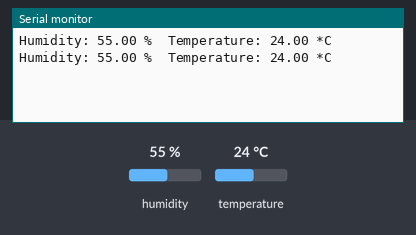
This sketch was run on a simulated ESP32. Shown: the last lines printed to the serial monitor. The test bench sets the inputs (shaded band); at power-on: humidity 55 %, temperature 24 °C.

Above: at 2.8 s.
2.9 s: humidity set to 22 %
At 5.1 s:
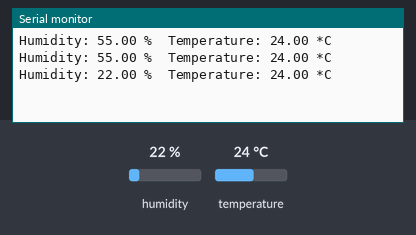
5.6 s: temperature set to 12 °C
At 6.8 s:
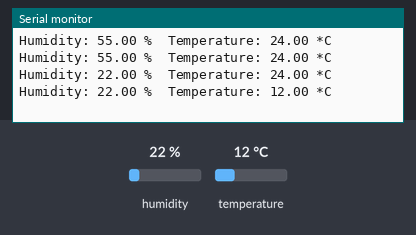
8.3 s: humidity set to 40 %
At 11.5 s:
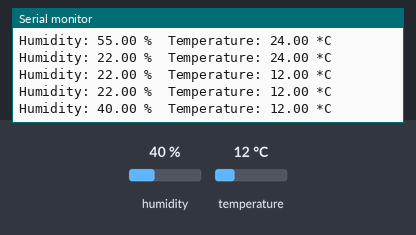
Timing chart, 0 to 13.0 s (numbered marks = the images above; inputs shaded):
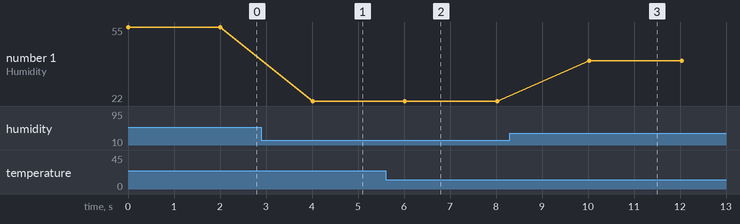

Measured:
- after the input at 2.9 s, the serial monitor: prints a new line after 1.1 s (image 1)
- after the input at 5.6 s, the serial monitor: prints a new line after 0.42 s (image 2)
- after the input at 8.3 s, the serial monitor: prints a new line after 1.7 s (image 3)
- plotted number 1: 55 → 22 after the input at 2.9 s, 22 → 40 after the input at 8.3 s

The sketch:

DHT22.ino
```cpp
#include "DHT.h"

#define DHTPIN 4       // ขา DATA ของ DHT22
#define DHTTYPE DHT22  // ประเภทเซนเซอร์

DHT dht(DHTPIN, DHTTYPE);

void setup() {
  Serial.begin(115200);
  dht.begin();
}

void loop() {
  float h = dht.readHumidity();
  float t = dht.readTemperature();

  if (isnan(h) || isnan(t)) {
    Serial.println("อ่านค่าไม่ได้!");
    return;
  }

  Serial.print("Humidity: ");
  Serial.print(h);
  Serial.print(" %\t");
  Serial.print("Temperature: ");
  Serial.print(t);
  Serial.println(" *C");

  delay(2000);
}
```
